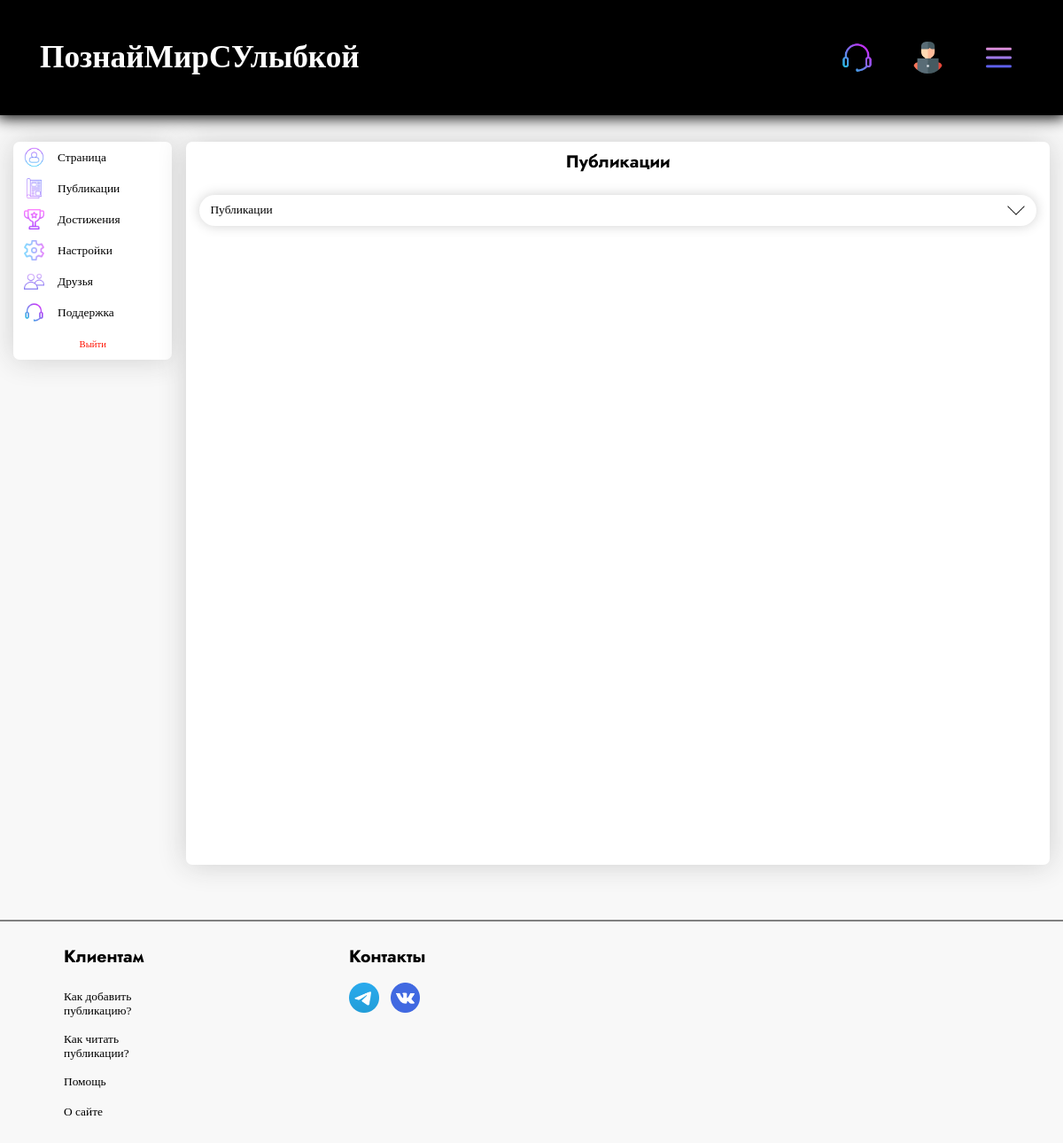
The app's page /profile/alex/posts (signed in) with its own data.
### tables this page shows
CREATE TABLE menu_logged (
            text VARCHAR(80) NOT NULL,
            url VARCHAR(80) NOT NULL,
            img_url VARCHAR(80) NOT NULL,
            class VARCHAR(80) NOT NULL
            );

CREATE TABLE menu_profile (
                text VARCHAR(80) NOT NULL,
                url VARCHAR(80) NOT NULL,
                img_url VARCHAR(80) NOT NULL,
                class VARCHAR(80) NOT NULL
                );

### app.py (the view)
@app.route('/profile/<name>/posts', methods=['POST', 'GET'])
@login_required
def posts(name):
    return render_template('profile_posts.html',
                           links_header=db.get_info_menu_right(current_user),
                           title=f'Добавить статью',
                           menu=db.profile_menu(),
                           links_header_text=db.get_info_menu_left(),
                           form_exit=ExitForm(),
                           form=SearchForm(),
                           posts=db.find_posts,
                           range=range,
                           len=len,
                           str=str,
                           types_of_posts=db.get_types_of_posts(current_user),
                           types_morph=[morph.parse(i['type'])[0].inflect({'plur'}).word.capitalize() for i in
                                        db.get_types_of_posts(current_user)] if db.get_types_of_posts(
                               current_user) else False,
                           morph=morph,
                           smiles=db.get_smiles(),
                           current_user=current_user)

### forms.py
class ExitForm(FlaskForm):
    submit1 = SubmitField('Выйти')

class SearchForm(FlaskForm):
    checkbox_tags = CheckboxField('checkbox_tags', choices=db.get_tags())
    checkbox_subjs = CheckboxField('checkbox_subjs', choices=db.get_subjects_filter())
    checkbox_types = CheckboxField('checkbox_types', choices=db.get_types_of_post())
    check_all_choices = CheckboxField('all_choices', choices=[(True, f'Выбрать все ({db.get_count_posts()})')])
    check_with_user = CheckboxField('with_user',
                                    choices=[(True, f'Включить собственные публикации')])
    select_sort = SelectField('sort', choices=[('new', 'От новых к старым'), ('old', 'От старых к новым')])
    submit_filter = SubmitField('Подтвердить')
    search = StringField('search')
    submit_search = SubmitField()
    smile = SubmitField()

### app.py (called while the page is built)
@login_manager.user_loader
def load_user(user_id):
    return UserLogin().add_info_user(user_id, db)

### database.py (called while the page is built)
    def get_info_menu_right(self, current_user):
        if current_user.is_authenticated:
            self.cursor.execute('SELECT * FROM menu_logged')
            res = self.cursor.fetchall()
            return res
        self.cursor.execute('SELECT * FROM menu')
        res = self.cursor.fetchall()
        return res

    def get_info_menu_left(self):
        self.cursor.execute('SELECT * FROM menu_text')
        res = self.cursor.fetchall()
        return res

    def profile_menu(self):
        self.cursor.execute('SELECT * FROM menu_profile')
        return self.cursor.fetchall()

    def get_info_user(self, user_id):
        self.cursor.execute(f"""SELECT *
                                FROM users
                                WHERE id = {user_id}""")
        return self.cursor.fetchone()

    def get_types_of_posts(self, current_user):
        self.cursor.execute(f'SELECT DISTINCT type FROM POSTS WHERE user_id = {current_user.get_id()}')
        return self.cursor.fetchall()

    def get_smiles(self):
        self.cursor.execute('SELECT * FROM smiles')
        return self.cursor.fetchall()

### user_login.py (called while the page is built)
    def add_info_user(self, user_id, db):
        self.__user = db.get_info_user(user_id)
        return self

    def get_id(self):
        return str(self.__user['id'])

    def get_name(self):
        return str(self.__user['name'])

### templates/profile_posts.html (shortened to what this page needs)
{% extends 'profile.html' %}
{% block window %}
<div class = 'content_window_posts'>
  <h3 align = 'center'> Публикации </h3>
  <div class = 'full_posts_div'>
    <button class = 'posts_btn' onclick = 'open_all_posts()' onmouseover = 'change_main_btn(0)' onmouseout = 'change_main_btn(1)'>
      <p> Публикации </p>
      <img src = '{{url_for("static", filename="images/arrow.png")}}' class = 'img_arrow lvl1'>
    </button>
  </div>
</div>
{% endblock %}

### templates/profile.html (shortened to what this page needs)
{% extends 'index.html' %}
{% block content %}
  <div class = 'profile_main_div'>
    <div class = 'menu_profile_div'>
      <form class = 'menu_profile_form' method = 'post' action = '/logout'>
        {% for link in menu %}
          {% if link['class'] != 'exit_link' %}
          <a href = '{{link["url"]}}' class = '{{link["class"]}} link_profile border_bottom'>
            <img src = '{{link["img_url"]}}' class = 'img_profile_link'>
            <p class = 'text_link_profile'> {{link['text']}} </p>
          </a>
          {% else %}
            <div class = 'exit_link_btn'>
              {{form_exit.submit1(class =  'exit_link link_profile')}}
            </div>
          {% endif %}
        {% endfor %}
      </form>
      <div class = 'empty_div'>
      </div>
    </div>
    <div class = 'window_profile_div'>
        {% block window %}{% endblock %}
    </div>
  </div>
{% endblock %}

### templates/index.html (shortened to what this page needs)
<!DOCTYPE html>
<html lang="en">
<head>
    <link rel = 'stylesheet' href = '{{url_for("static", filename="css/style.css")}}'>
</head>
{% block body %}
<body style = 'background: #f8f8f8'>
  <div class = 'dark_screen'>
{% endblock %}
    <div class = 'header'>
        {% if current_user.is_authenticated %}
        <a href = '/profile/{{current_user.get_name()}}'>
        {% else %}
        <a href = '/'>
        {% endif %}
          <h1> ПознайМирСУлыбкой </h1>
        </a>
        {% block links_header %}
            {% for link in links_header %}
            <a class = 'block_link_header {{link["class"]}}' href = '{{link["url"]}}'>
                <img src = '{{link["img_url"]}}' class = 'img_link_header'>
            </a>
            {% endfor %}
        {% endblock %}
        <div class = 'menu_links_header_div'>
          <button class = 'menu_links_header_btn' onclick = 'open_menu_links_header()'>
            <img src = '{{url_for("static", filename="images/menu_iconic.png")}}' class = 'menu_links_header_img'>
          </button>
        </div>
    </div>
    {% block content %}{% endblock %}
    {% block footer %}
    <footer>
      <div class = 'content_footer'>
        <div class = 'clients_div'>
          <h3 style = 'margin-left: 8px'> Клиентам </h3>
          <div class = 'links_clients_div'>
            <div class = 'footer_link_div'>
              <button class = 'footer_help_btn'>
                <p style = 'word-break: break-word; text-align: left'> Как добавить публикацию? </p>
              </button>
            </div>
            <div class = 'footer_link_div'>
              <button class = 'footer_help_btn'>
                <p style = 'word-break: break-word; text-align: left'> Как читать публикации? </p>
              </button>
            </div>
            <div class = 'footer_link_div'>
              <a href = '/support' class = 'footer_link'>
                <p style = 'word-break: break-word; text-align: left'> Помощь </p>
              </a>
            </div>
            <div class = 'footer_link_div'>
              <button class = 'footer_help_btn'>
                <p style = 'word-break: break-word; text-align: left'> О сайте </p>
              </button>
            </div>
          </div>
        </div>
        <div class = 'connect_div'>
          <h3> Контакты </h3>
          <div class = 'iconic_div_footer'>
            <a href = 'https://t.me/rayson0_0' class = 'iconic_footer_a'>
              <img src = '{{url_for("static", filename="images/iconic/telegram.png")}}' class = 'iconic_img_footer'>
            </a>
            <a href = 'https://vk.com/id818581144' class = 'iconic_footer_a' style = 'margin-left: 1em'>
              <img src = '{{url_for("static", filename="images/iconic/vk.png")}}' class = 'iconic_img_footer'>
            </a>
          </div>
        </div>
      </div>
    </footer>
    {% endblock %}
  </div>
</body>
</html>

### records on screen
menu_logged: img_url (picture)
menu_logged: img_url (picture)
menu_profile: img_url (placeholder picture), text "Страница"
menu_profile: img_url (picture), text "Публикации"
menu_profile: img_url (picture), text "Достижения"
menu_profile: img_url (picture), text "Настройки"
menu_profile: img_url (picture), text "Друзья"
menu_profile: img_url (picture), text "Поддержка"
